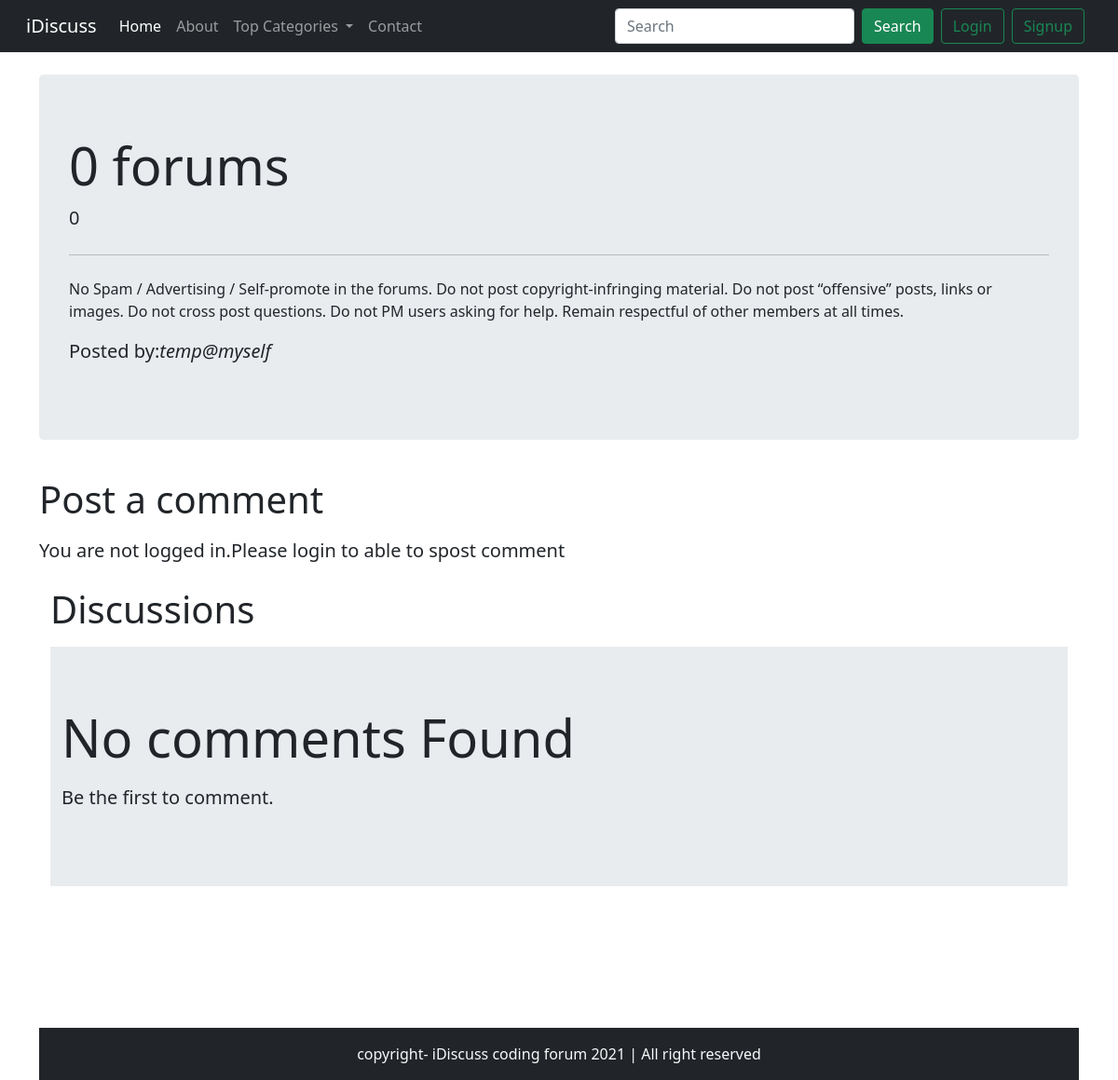
The app's page /thread.php?threadid=1 with its own data.
### tables this page shows
CREATE TABLE `threads` (
  `thread_id` int(20) NOT NULL,
  `thread_title` varchar(30) NOT NULL,
  `thread_desc` varchar(255) NOT NULL,
  `thread_cat_id` int(25) NOT NULL,
  `thread_user_id` int(7) NOT NULL,
  `timestamp` int(11) NOT NULL DEFAULT current_timestamp()
);

CREATE TABLE `users` (
  `sno` int(20) NOT NULL,
  `user_email` varchar(30) NOT NULL,
  `user_pass` varchar(255) NOT NULL,
  `timestamp` int(11) NOT NULL DEFAULT current_timestamp()
);

### thread.php (the view, shortened to what this page needs)
<!doctype html>
<html lang="en">
<head>
   <link rel="stylesheet" href="https://maxcdn.bootstrapcdn.com/bootstrap/4.0.0/css/bootstrap.min.css">
   <link href="https://cdn.jsdelivr.net/npm/bootstrap@5.1.3/dist/css/bootstrap.min.css" rel="stylesheet"
>
</head>
<body>
 <?php include 'partials/_dbconnect.php'; ?>
<?php include 'partials/_header.php'; ?>
    <?php
    $id =$_GET['threadid'];
     $sql = "SELECT * FROM `threads` WHERE thread_id=$id";
     $result = mysqli_query($conn,$sql);
     while($row = mysqli_fetch_assoc($result)){
         $title = $row['thread_title'];
         $desc = $row['thread_desc'];
         $thread_user_id = $row['thread_user_id'];
         $sql2 =  "SELECT user_email FROM `users` WHERE sno='$thread_user_id'";
         $result2 = mysqli_query($conn,$sql2);
         $row2=mysqli_fetch_assoc($result2);
         $posted_by=$row2['user_email'];
     }
    ?>
    <div class="container my-4">
        <div class="jumbotron">
            <h1 class="display-4"><?php echo $title; ?> forums</h1>
            <p class="lead"><?php echo $desc; ?></p>
            <hr class="my-4">
            <p>No Spam / Advertising / Self-promote in the forums.
                Do not post copyright-infringing material.
                Do not post “offensive” posts, links or images.
                Do not cross post questions.
                Do not PM users asking for help.
                Remain respectful of other members at all times.</p>
            <p class="lead">
                Posted by:<em><?php echo $posted_by; ?></em>
            </p>
        </div>
    </div>
    <?php
    if(isset($_SESSION['loggedin']) && $_SESSION['loggedin']==true){
    echo' <div class="container">
    <h1 class="py-2">Post a Comment.</h1>
    <form action="'.$_SERVER['REQUEST_URI'].'" method="post">
        <div class="form-group">
            <label for="exampleFormControlTextarea1">Type your comment.</label>
            <textarea class="form-control" id="comment" name="comment" rows="3"></textarea>
            <input type="hidden" name="sno" value="'.$_SESSION['sno'].'">
        </div>
        <button type="submit" class="btn btn-success">Post Comment</button>
    </form>
</div>';
    }
    else{
        echo'<div class="container">
            <h1 class="py-2" > Post a comment</h1>
        <p class="lead">You are not logged in.Please  login to able to spost comment </p>';
    }
    ?>
    <div class="container mb-5" id="ques">
        <h1 class='py-2'>Discussions</h1>
        <?php
    $noResult=true;
     if($noResult){
        echo'<div class="jumbotron jumbotron-fluid">
        <div class="container">
          <p class="display-4">No comments Found</p>
          <p class="lead"><b> Be the first to comment.</b></p>
        </div>
      </div>';
    }
     ?>
    </div>
    <?php include 'partials/_footer.php'; ?>
</body>
</html>

### thread.php (style rules this page uses)
#ques { min-height: 433px; }

### records on screen
threads: thread_title "0", thread_desc "0"
users: user_email "temp@myself"
